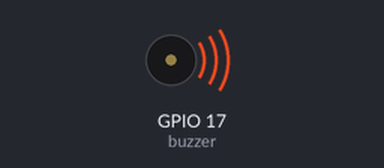
Simulated run of this program. Board: Raspberry Pi (BCM pin numbers). On the bench: buzzer (waves = sounding, pin HIGH).

Above: at 0.5 s.
Timing chart, 0 to 4.6 s (numbered marks = the images above):
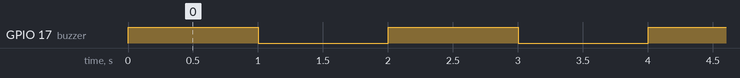

The program:

buzzer.py
```python
from gpiozero import Buzzer
from time import sleep

#In GPIO Zero, a Buzzer works exactly like an LED
buzzer = Buzzer(17)
while True:
    buzzer.on()
    sleep(1)
    buzzer.off()
    sleep(1)
buzzer.off()
#cool
# while True:
#    buzzer.beep()   
```

Measured:
- by itself, GPIO 17 (buzzer): alternates HIGH for 1.0 s and LOW for 1.0 s
